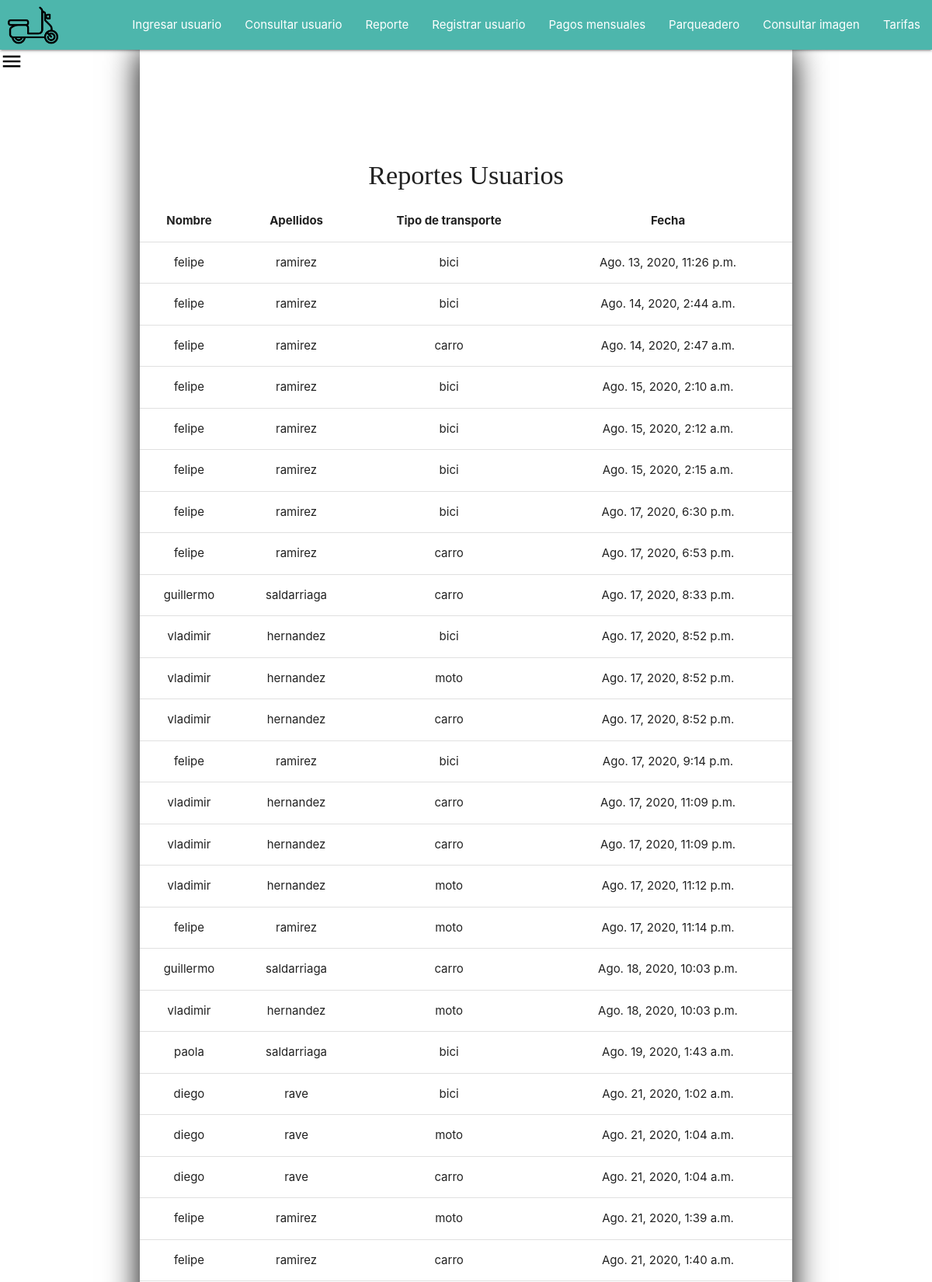
/reporte/ (signed in, upper part), run on the app's committed database.
### mainapp/models.py (models this page shows, shortened)
class Transporte(models.Model):
    tipo_transporte = models.CharField(max_length=50)
    user = models.ForeignKey(User, verbose_name= 'Usuario', on_delete=models.CASCADE)
    date = models.DateTimeField(auto_now=True)
    class Meta:
        verbose_name = 'Transporte'
        verbose_name_plural = 'Transportes'

### mainapp/views.py (the view)
# urls.py: path('reporte/', views.reportes, name="reporte"),
@login_required(login_url="inicio")
def reportes(request):
    trans = ""
    user = ""
    trans = Transporte.objects.all()
    user = User.objects.all()
    return render(request, 'pages/reporte.html', {
        'title': 'reportes',
        'trans': trans,
        'user': user
    })

### mainapp/processor.py (called while the page is built)
def get_users(request):
    users = User.objects.values_list('id', 'id','username','first_name', 'last_name', 'email')
    return {
        'users':users
    }

### mainapp/templates/pages/reporte.html (shortened to what this page needs)
{% extends 'layouts/layout.html' %}
{% block content %}
<h4  class="center-align title_inicio" >Reportes Usuarios</h4>
    <table class="centered">
      <thead>
        <tr>
            <th>Nombre</th>
            <th>Apellidos</th>
            <th>Tipo de transporte</th>
            <th>Fecha</th>
        </tr>
      </thead>
      {% for tra in trans %}
      <tbody>
        <tr>
          <td>{{tra.user.first_name}}</td>
          <td>{{tra.user.last_name}}</td>
          <td>{{tra.tipo_transporte}}</td>
          <td>{{tra.date}}</td>
        </tr>
      </tbody>
      {% endfor %}
    </table>
{% endblock %}

### mainapp/templates/layouts/layout.html (shortened to what this page needs)
<!DOCTYPE html>
<html lang="es">
<head>
  {% load static %}
  <link rel="stylesheet" type="text/css" href="{% static 'css/styles.css' %}">
  <link rel="stylesheet" href="https://cdnjs.cloudflare.com/ajax/libs/materialize/1.0.0/css/materialize.min.css">
</head>
<body>
<div class = "navbar-fixed">
  <nav>
    <div class="nav-wrapper" >
      <a href="{% url 'page' %}"> <img src="{% static 'images/moto.png' %}" id="logo"> </a>
      <ul id="nav-mobile" class="right hide-on-med-and-down">
        {% if request.user.area.area == 'Administrador' %}
        <li><a href="{% url 'register' %}">Ingresar usuario</a></li>
        <li><a href="{% url 'prueba' %}">Consultar usuario</a></li>
        <li><a href="{% url 'reporte' %}">Reporte</a></li>
        <li><a href="{% url 'transporte' %}">Registrar usuario</a></li>
        <li><a href="{% url 'pagos_mes' %}" >Pagos mensuales</a></li>
        {%elif request.user.area.area == 'Porteria'%}
        <li><a href="{% url 'transporte' %}">Registrar usuario</a></li>
        {% endif %}
        <li><a href="{% url 'parqueadero' %}">Parqueadero</a></li>
        <li><a href="{% url 'consultar' %}">Consultar imagen</a></li>
        <li><a href="{% url 'tarifas' %}">Tarifas</a></li>
      </ul>
    </div>
  </nav>
</div>
<a id="side-nav" href="#" data-target="slide-out" class="sidenav-trigger"><i class="small material-icons">menu</i></a>
  <div id="content" class="container">
    {% block content %}{% endblock %}
  </div>
</body>
</html>

### mainapp/static/css/styles.css (style rules this page uses)
nav .nav-wrapper { position: relative; height: 100%; background: #4db6ac; }
#logo { width: 65px; margin-left: 10px; }
ul:not(.browser-default)>li { list-style-type: none; color: red; }
#side-nav { float: right; color: black; width: 60; height: 50px; position: fixed; }
.title_inicio { font-family: "FANDANGO"; }
#content { box-shadow: 0px 0px 40px black; padding-top: 120px; }

### data on the page
Transporte: user.first_name "felipe", user.last_name "ramirez", tipo_transporte "bici", date "Ago. 13, 2020, 11:26 p.m."
Transporte: user.first_name "felipe", user.last_name "ramirez", tipo_transporte "bici", date "Ago. 14, 2020, 2:44 a.m."
Transporte: user.first_name "felipe", user.last_name "ramirez", tipo_transporte "carro", date "Ago. 14, 2020, 2:47 a.m."
Transporte: user.first_name "felipe", user.last_name "ramirez", tipo_transporte "bici", date "Ago. 15, 2020, 2:10 a.m."
Transporte: user.first_name "felipe", user.last_name "ramirez", tipo_transporte "bici", date "Ago. 15, 2020, 2:12 a.m."
Transporte: user.first_name "felipe", user.last_name "ramirez", tipo_transporte "bici", date "Ago. 15, 2020, 2:15 a.m."
Transporte: user.first_name "felipe", user.last_name "ramirez", tipo_transporte "bici", date "Ago. 17, 2020, 6:30 p.m."
Transporte: user.first_name "felipe", user.last_name "ramirez", tipo_transporte "carro", date "Ago. 17, 2020, 6:53 p.m."
Transporte: user.first_name "guillermo", user.last_name "saldarriaga", tipo_transporte "carro", date "Ago. 17, 2020, 8:33 p.m."
Transporte: user.first_name "vladimir", user.last_name "hernandez", tipo_transporte "bici", date "Ago. 17, 2020, 8:52 p.m."
Transporte: user.first_name "vladimir", user.last_name "hernandez", tipo_transporte "moto", date "Ago. 17, 2020, 8:52 p.m."
Transporte: user.first_name "vladimir", user.last_name "hernandez", tipo_transporte "carro", date "Ago. 17, 2020, 8:52 p.m."
Transporte: user.first_name "felipe", user.last_name "ramirez", tipo_transporte "bici", date "Ago. 17, 2020, 9:14 p.m."
Transporte: user.first_name "vladimir", user.last_name "hernandez", tipo_transporte "carro", date "Ago. 17, 2020, 11:09 p.m."
Transporte: user.first_name "vladimir", user.last_name "hernandez", tipo_transporte "carro", date "Ago. 17, 2020, 11:09 p.m."
Transporte: user.first_name "vladimir", user.last_name "hernandez", tipo_transporte "moto", date "Ago. 17, 2020, 11:12 p.m."
Transporte: user.first_name "felipe", user.last_name "ramirez", tipo_transporte "moto", date "Ago. 17, 2020, 11:14 p.m."
Transporte: user.first_name "guillermo", user.last_name "saldarriaga", tipo_transporte "carro", date "Ago. 18, 2020, 10:03 p.m."
Transporte: user.first_name "vladimir", user.last_name "hernandez", tipo_transporte "moto", date "Ago. 18, 2020, 10:03 p.m."
Transporte: user.first_name "paola", user.last_name "saldarriaga", tipo_transporte "bici", date "Ago. 19, 2020, 1:43 a.m."
Transporte: user.first_name "diego", user.last_name "rave", tipo_transporte "bici", date "Ago. 21, 2020, 1:02 a.m."
Transporte: user.first_name "diego", user.last_name "rave", tipo_transporte "moto", date "Ago. 21, 2020, 1:04 a.m."
Transporte: user.first_name "diego", user.last_name "rave", tipo_transporte "carro", date "Ago. 21, 2020, 1:04 a.m."
Transporte: user.first_name "felipe", user.last_name "ramirez", tipo_transporte "moto", date "Ago. 21, 2020, 1:39 a.m."
Transporte: user.first_name "felipe", user.last_name "ramirez", tipo_transporte "carro", date "Ago. 21, 2020, 1:40 a.m."
